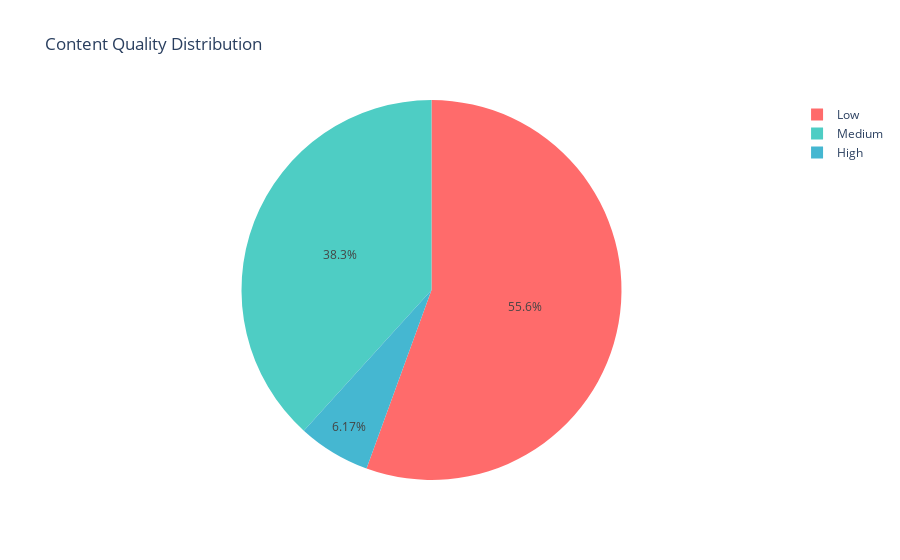
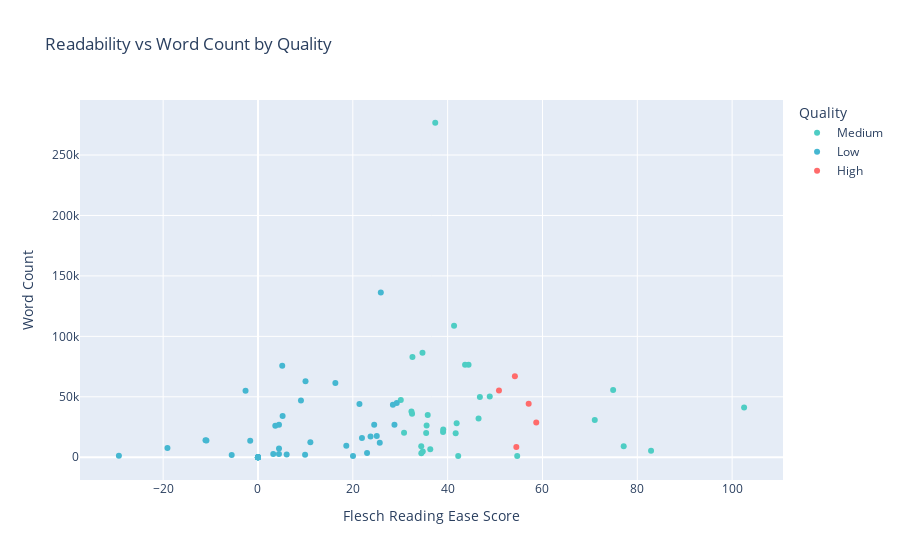

Notebook code for these charts, in order:
### Code cell
# Create Simple Word Clouds and Distribution Charts
print("Creating word clouds and distribution visualizations...")

try:
    from wordcloud import WordCloud
    
    # Create word cloud for all content combined
    all_text = ' '.join([text for text in content_df['body_text'] if text and len(text) > 50])
    
    if len(all_text) > 100:
        # Create word cloud
        wordcloud = WordCloud(
            width=800, 
            height=400, 
            background_color='white',
            max_words=100,
            colormap='viridis'
        ).generate(all_text)
        
        # Display word cloud
        plt.figure(figsize=(12, 6))
        plt.imshow(wordcloud, interpolation='bilinear')
        plt.title('Word Cloud of All Content', fontsize=16, fontweight='bold')
        plt.axis('off')
        plt.tight_layout()
        plt.show()
        print(" Word cloud created successfully!")
    else:
        print("Not enough text content for word cloud")

except ImportError:
    print("WordCloud library not available - skipping word cloud")

# Create quality distribution chart
print("\nCreating quality distribution charts...")

fig_quality = px.pie(
    values=features_df['quality_label'].value_counts().values,
    names=features_df['quality_label'].value_counts().index,
    title='Content Quality Distribution',
    color_discrete_sequence=['#FF6B6B', '#4ECDC4', '#45B7D1']
)

fig_quality.show()

# Create readability vs word count scatter plot
fig_scatter = px.scatter(
    features_df,
    x='flesch_reading_ease',
    y='word_count',
    color='quality_label',
    title='Readability vs Word Count by Quality',
    labels={
        'flesch_reading_ease': 'Flesch Reading Ease Score',
        'word_count': 'Word Count',
        'quality_label': 'Quality'
    },
    color_discrete_map={'High': '#FF6B6B', 'Medium': '#4ECDC4', 'Low': '#45B7D1'}
)

fig_scatter.show()

print("Distribution charts created successfully!")

### Figure 1 — Plotly figure (JSON) as saved in the notebook; plotly's stock layout.template omitted (floating-point values rounded to 4 significant figures)
{"data": [{"domain": {"x": [0, 1], "y": [0, 1]}, "hovertemplate": "label=%{label}<br>value=%{value}<extra></extra>", "labels": ["Low", "Medium", "High"], "legendgroup": "", "name": "", "showlegend": true, "type": "pie", "values": [45, 31, 5]}], "layout": {"legend": {"tracegroupgap": 0}, "piecolorway": ["#FF6B6B", "#4ECDC4", "#45B7D1"], "title": {"text": "Content Quality Distribution"}}}

### Figure 2 — Plotly figure (JSON) as saved in the notebook; plotly's stock layout.template omitted (floating-point values rounded to 4 significant figures)
{"data": [{"hovertemplate": "Quality=Medium<br>Flesch Reading Ease Score=%{x}<br>Word Count=%{y}<extra></extra>", "legendgroup": "Medium", "marker": {"color": "#4ECDC4", "symbol": "circle"}, "mode": "markers", "name": "Medium", "orientation": "v", "showlegend": true, "type": "scatter", "x": [30.12, 30.81, 32.49, 46.52, 34.76, 42.23, 32.36, 36.34, 48.88, 44.41, 41.35, 35.8, 41.9, 35.47, 41.69, 43.67, 39.03, 34.69, 54.67, 71.03, 102.5, 74.9, 82.9, 77.13, 46.8, 34.43, 35.56, 37.38, 32.58, 34.45, 39.07], "xaxis": "x", "y": [47442, 20363, 36040, 32021, 4734, 1029, 37832, 6654, 50156, 76544, 108842, 34851, 28144, 20011, 19956, 76486, 20817, 86535, 985, 30737, 41054, 55658, 5299, 9113, 49928, 9118, 26335, 276714, 82991, 3359, 22970], "yaxis": "y"}, {"hovertemplate": "Quality=Low<br>Flesch Reading Ease Score=%{x}<br>Word Count=%{y}<extra></extra>", "legendgroup": "Low", "marker": {"color": "#45B7D1", "symbol": "circle"}, "mode": "markers", "name": "Low", "orientation": "v", "showlegend": true, "type": "scatter", "x": [21.93, -1.639, 0.0, 4.427, 5.114, 25.68, 21.4, 0.0, -5.543, 25.05, 28.78, 18.63, -2.624, 0.0, 0.0, 9.936, 23.74, 0.0, 9.064, 10.02, 5.193, -10.87, 24.51, 29.26, 4.434, -19.09, 6.051, 11.05, 0.0, 0.0, 3.223, -29.33, 28.45, 0.0, 0.0, 20.04, 23.0, 25.9, -11.07, 3.65, 4.425, 0.0, 0.0, 0.0, 16.32], "xaxis": "x", "y": [16000, 13714, 0, 26886, 75619, 12082, 44108, 0, 1955, 17597, 26987, 9518, 54971, 0, 0, 1993, 17204, 0, 46893, 62774, 34186, 13892, 26947, 44869, 7160, 7657, 2258, 12380, 0, 0, 2595, 1201, 43426, 0, 0, 1041, 3612, 136247, 13994, 26098, 2656, 0, 0, 0, 61344], "yaxis": "y"}, {"hovertemplate": "Quality=High<br>Flesch Reading Ease Score=%{x}<br>Word Count=%{y}<extra></extra>", "legendgroup": "High", "marker": {"color": "#FF6B6B", "symbol": "circle"}, "mode": "markers", "name": "High", "orientation": "v", "showlegend": true, "type": "scatter", "x": [58.69, 54.49, 50.82, 54.18, 57.09], "xaxis": "x", "y": [28802, 8443, 55320, 67036, 44316], "yaxis": "y"}], "layout": {"legend": {"title": {"text": "Quality"}, "tracegroupgap": 0}, "title": {"text": "Readability vs Word Count by Quality"}, "xaxis": {"anchor": "y", "domain": [0, 1], "title": {"text": "Flesch Reading Ease Score"}}, "yaxis": {"anchor": "x", "domain": [0, 1], "title": {"text": "Word Count"}}}}
